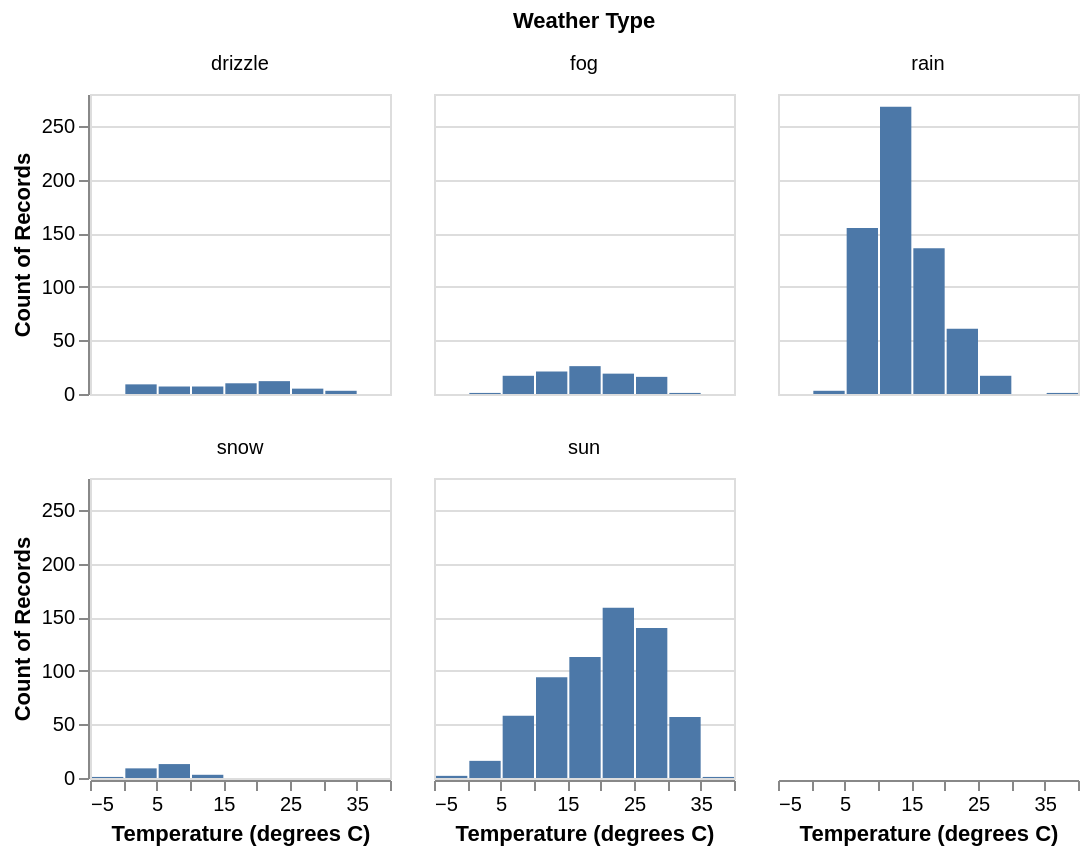

The notebook cell saved with this chart:
### Markdown cell above
- For instance, in the example below (copied from above),
    - each row of faceted charts shares the same y-axis, and 
    - each column of faceted charts shares the same x-axis

### Code cell
base = alt.Chart(df).transform_filter(
    'datum.location == "Seattle"'
).mark_bar().encode(
    alt.X('temp_max:Q').bin().title('Temperature (degrees C)'),
    alt.Y('count():Q')
).properties(
    width=150,
    height=150
)

base.facet(
    facet=alt.Facet('weather:N').title('Weather Type'),
    columns=3
)

### Figure 1 — Vega-Lite specification as saved in the notebook (floating-point values rounded to 4 significant figures; data arrays with more than 128 entries replaced by an {"elided": "..."} marker saying what was removed)
{"config": {"view": {"continuousWidth": 300, "continuousHeight": 300}}, "data": {"name": "data-0e4b4088054dec206bbee1cdbde321fc"}, "facet": {"field": "weather", "title": "Weather Type", "type": "nominal"}, "spec": {"mark": {"type": "bar"}, "encoding": {"x": {"bin": {}, "field": "temp_max", "title": "Temperature (degrees C)", "type": "quantitative"}, "y": {"aggregate": "count", "type": "quantitative"}}, "height": 150, "transform": [{"filter": "datum.location == \"Seattle\""}], "width": 150}, "columns": 3, "$schema": "https://vega.github.io/schema/vega-lite/v5.17.0.json", "datasets": {"data-0e4b4088054dec206bbee1cdbde321fc": {"elided": "2922 records"}}}
